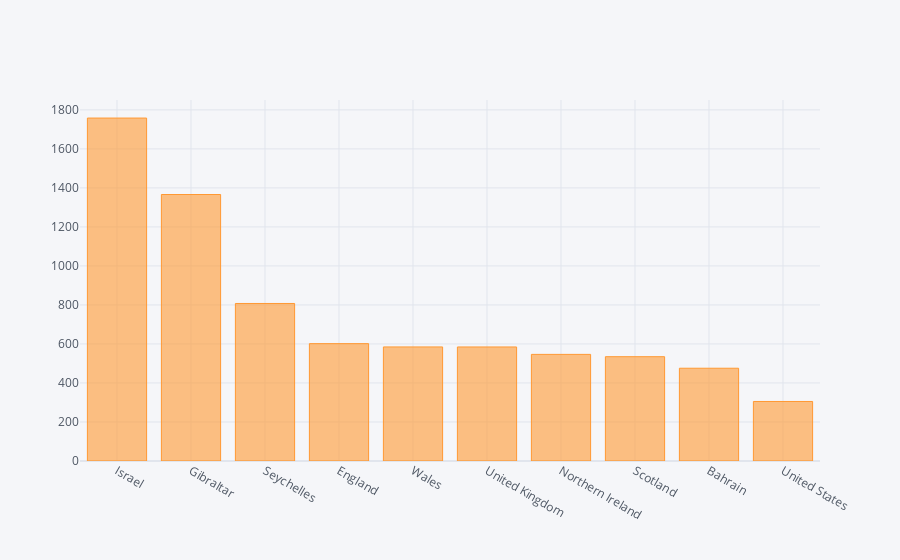

Write notebook code for a chart like this one.
### Code cell
per100_10.iplot(kind = 'bar', x = 'country', y = 'people_vaccinated_per_hundred')

### Figure 1 — Plotly figure (JSON) as saved in the notebook; plotly's stock layout.template omitted (floating-point values rounded to 4 significant figures)
{"data": [{"marker": {"color": "rgba(255, 153, 51, 0.6)", "line": {"color": "rgba(255, 153, 51, 1.0)", "width": 1}}, "name": "people_vaccinated_per_hundred", "orientation": "v", "text": "", "type": "bar", "x": ["Israel", "Gibraltar", "Seychelles", "England", "Wales", "United Kingdom", "Northern Ireland", "Scotland", "Bahrain", "United States"], "y": [1758.0, 1366.0, 807.5, 601.7, 584.8, 584.7, 546.5, 534.7, 475.7, 305.2]}], "layout": {"legend": {"bgcolor": "#F5F6F9", "font": {"color": "#4D5663"}}, "paper_bgcolor": "#F5F6F9", "plot_bgcolor": "#F5F6F9", "title": {"font": {"color": "#4D5663"}}, "xaxis": {"gridcolor": "#E1E5ED", "showgrid": true, "tickfont": {"color": "#4D5663"}, "title": {"font": {"color": "#4D5663"}, "text": ""}, "zerolinecolor": "#E1E5ED"}, "yaxis": {"gridcolor": "#E1E5ED", "showgrid": true, "tickfont": {"color": "#4D5663"}, "title": {"font": {"color": "#4D5663"}, "text": ""}, "zerolinecolor": "#E1E5ED"}}}
